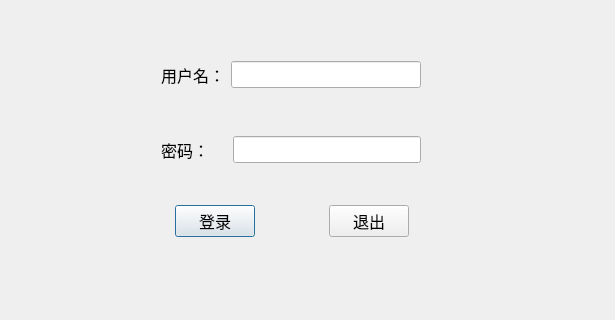
<?xml version="1.0" encoding="UTF-8"?>
<ui version="4.0">
 <class>Login</class>
 <widget class="QDialog" name="Login">
  <property name="geometry">
   <rect>
    <x>0</x>
    <y>0</y>
    <width>615</width>
    <height>320</height>
   </rect>
  </property>
  <property name="windowTitle">
   <string>Login</string>
  </property>
  <property name="styleSheet">
   <string notr="true">border-image: url(:/new/prefix1/login.png);</string>
  </property>
  <widget class="QWidget" name="layoutWidget">
   <property name="geometry">
    <rect>
     <x>161</x>
     <y>61</y>
     <width>260</width>
     <height>102</height>
    </rect>
   </property>
   <property name="font">
    <font>
     <pointsize>12</pointsize>
     <italic>true</italic>
    </font>
   </property>
   <layout class="QVBoxLayout" name="verticalLayout">
    <item>
     <layout class="QHBoxLayout" name="horizontalLayout">
      <item>
       <widget class="QLabel" name="label">
        <property name="font">
         <font>
          <pointsize>12</pointsize>
          <italic>false</italic>
         </font>
        </property>
        <property name="text">
         <string>用户名：</string>
        </property>
       </widget>
      </item>
      <item>
       <widget class="QLineEdit" name="user_name">
        <property name="font">
         <font>
          <pointsize>12</pointsize>
          <italic>true</italic>
         </font>
        </property>
       </widget>
      </item>
     </layout>
    </item>
    <item>
     <spacer name="verticalSpacer">
      <property name="font">
       <font>
        <pointsize>12</pointsize>
        <italic>true</italic>
       </font>
      </property>
      <property name="orientation">
       <enum>Qt::Vertical</enum>
      </property>
      <property name="sizeHint" stdset="0">
       <size>
        <width>20</width>
        <height>28</height>
       </size>
      </property>
     </spacer>
    </item>
    <item>
     <layout class="QHBoxLayout" name="horizontalLayout_2">
      <item>
       <widget class="QLabel" name="label_2">
        <property name="font">
         <font>
          <pointsize>12</pointsize>
          <italic>false</italic>
         </font>
        </property>
        <property name="text">
         <string>密码：    </string>
        </property>
       </widget>
      </item>
      <item>
       <widget class="QLineEdit" name="password">
        <property name="font">
         <font>
          <pointsize>12</pointsize>
          <italic>true</italic>
         </font>
        </property>
        <property name="echoMode">
         <enum>QLineEdit::Password</enum>
        </property>
       </widget>
      </item>
     </layout>
    </item>
   </layout>
  </widget>
  <widget class="QWidget" name="layoutWidget">
   <property name="geometry">
    <rect>
     <x>175</x>
     <y>201</y>
     <width>234</width>
     <height>40</height>
    </rect>
   </property>
   <property name="font">
    <font>
     <pointsize>12</pointsize>
    </font>
   </property>
   <layout class="QHBoxLayout" name="horizontalLayout_3">
    <item>
     <widget class="QPushButton" name="btn_login">
      <property name="font">
       <font>
        <pointsize>12</pointsize>
        <italic>false</italic>
       </font>
      </property>
      <property name="text">
       <string>登录</string>
      </property>
     </widget>
    </item>
    <item>
     <spacer name="horizontalSpacer">
      <property name="font">
       <font>
        <pointsize>12</pointsize>
        <italic>true</italic>
       </font>
      </property>
      <property name="orientation">
       <enum>Qt::Horizontal</enum>
      </property>
      <property name="sizeHint" stdset="0">
       <size>
        <width>48</width>
        <height>20</height>
       </size>
      </property>
     </spacer>
    </item>
    <item>
     <widget class="QPushButton" name="btn_logout">
      <property name="font">
       <font>
        <pointsize>12</pointsize>
        <italic>false</italic>
       </font>
      </property>
      <property name="text">
       <string>退出</string>
      </property>
     </widget>
    </item>
   </layout>
  </widget>
 </widget>
 <resources/>
 <connections/>
</ui>
